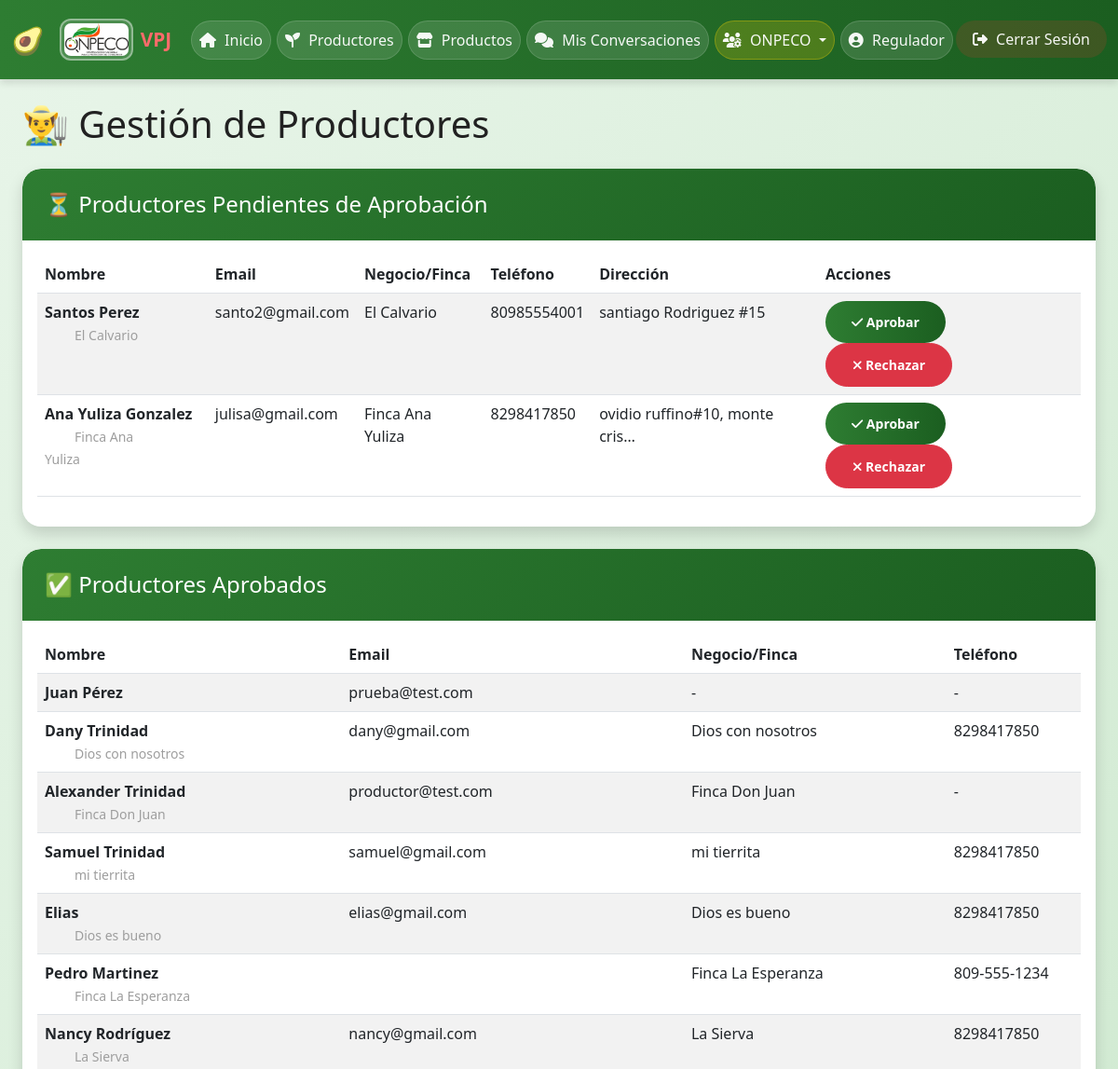
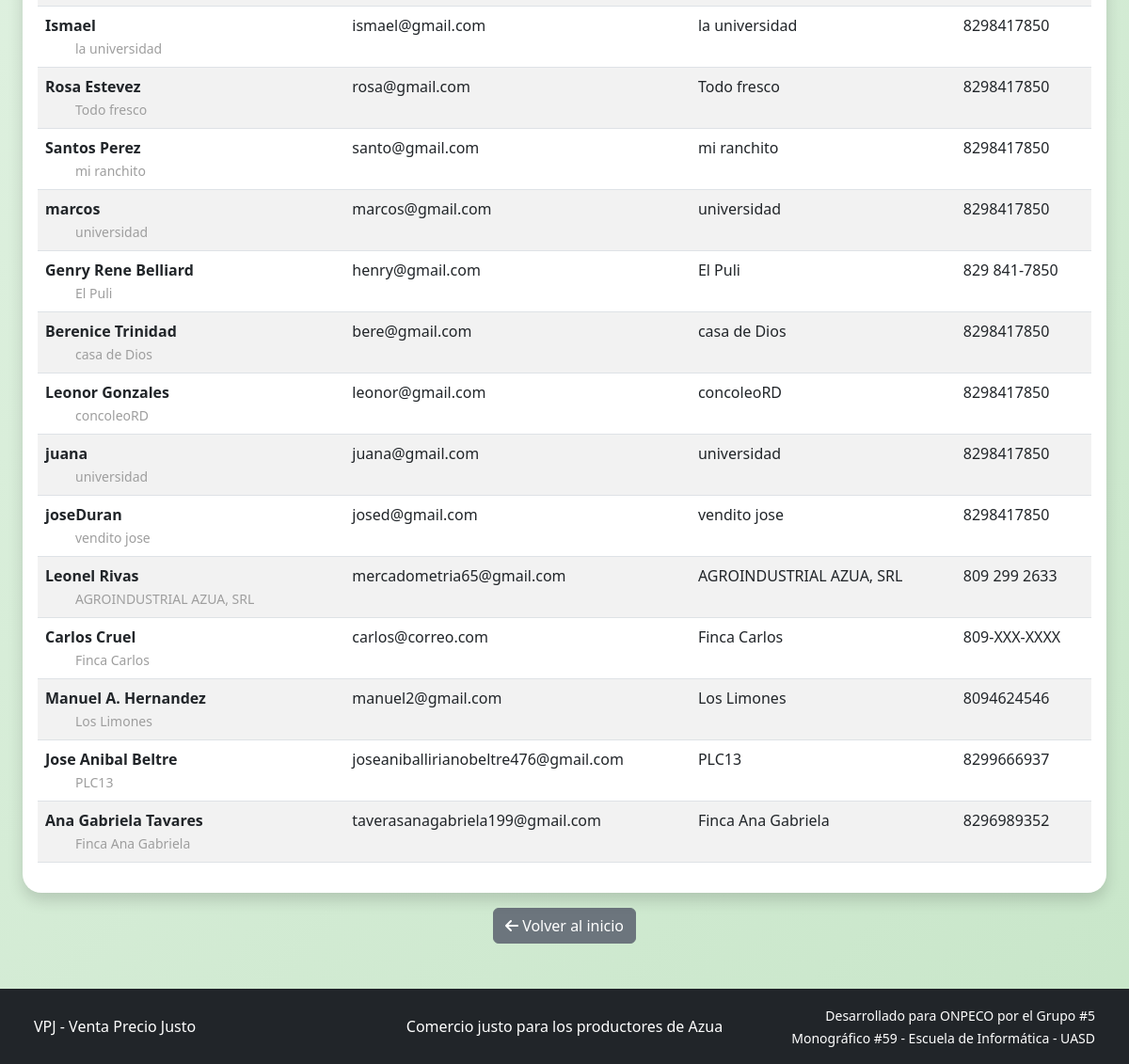
The app's page /users/aprobar-productores/ (signed in) with its own data (2 pictures, top to bottom).
### apps/users/models.py (models this page shows, shortened)
class User(AbstractUser):
    ROLES = (
        ('productor', 'Productor'),
        ('consumidor', 'Consumidor'),
        ('suplidor', 'Suplidor'),
        ('regulador', 'Regulador'),
        ('acopio', 'Centro de Acopio'),
    )
    NIVELES_REPUTACION = (
        ('excelente', '🌟 Excelente - Productor ejemplar'),
        ('bueno', '👍 Bueno - Cumple con lo pactado'),
        ('regular', '⚠️ Regular - Presenta quejas ocasionales'),
        ('malo', '👎 Malo - Múltiples quejas justificadas'),
        ('critico', '🚨 Crítico - Riesgo para consumidores'),
    )
    role = models.CharField(
        max_length=20,
        choices=ROLES,
        default='consumidor',
        help_text="Rol del usuario en el sistema VPJ"
    )
    phone = models.CharField(
        max_length=15,
        blank=True,
        null=True,
        help_text="Número de teléfono del usuario"
    )
    address = models.TextField(
        blank=True,
        null=True,
        help_text="Dirección física del usuario o negocio"
    )
    business_name = models.CharField(
        max_length=100,
        blank=True,
        null=True,
        help_text="Nombre del negocio o finca (para productores/suplidores)"
    )
    is_approved = models.BooleanField(
        default=False,
        help_text="Indica si el productor/suplidor ha sido aprobado por ONPECO"
    )
    is_profile_public = models.BooleanField(
        default=True,
        help_text="Si es True, el perfil público es visible para todos. Si es False, solo el productor y ONPECO pueden verlo."
    )
    reputacion_actual = models.CharField(
        max_length=20,
        choices=NIVELES_REPUTACION,
        default='bueno',
        blank=True,
        null=True,
        help_text="Nivel de reputación asignado por ONPECO"
    )
    must_change_password = models.BooleanField(
        default=False,
        help_text="Indica si el usuario debe cambiar su contraseña al iniciar sesión (contraseña temporal)"
    )
    def get_full_name(self):
        if self.first_name and self.last_name:
            return f"{self.first_name} {self.last_name}"
        elif self.first_name:
            return self.first_name
        elif self.last_name:
            return self.last_name
        return self.username  # Si no tiene nombre, muestra la cédula

### apps/users/views.py (the view)
# urls.py: path('aprobar-productores/', views.lista_productores_pendientes, name='lista_productores_pendientes'),
@staff_member_required
def lista_productores_pendientes(request):
    productores_pendientes = User.objects.filter(role='productor', is_approved=False)
    productores_aprobados = User.objects.filter(role='productor', is_approved=True)
    context = {
        'pendientes': productores_pendientes,
        'aprobados': productores_aprobados,
    }
    return render(request, 'users/aprobar_productores.html', context)

### apps/chat/context_processors.py (called while the page is built)
def chat_notifications(request):
    if request.user.is_authenticated:
        unread_count = ChatMessage.get_unread_count_for_user(request.user)
        return {
            'chat_unread_count': unread_count,
        }
    return {
        'chat_unread_count': 0,
    }

### apps/chat/models.py (called while the page is built)
    @classmethod
    def get_unread_count_for_user(cls, user):
        return cls.objects.filter(
            room__productor=user,
            is_read=False
        ).exclude(sender=user).count() + cls.objects.filter(
            room__consumidor=user,
            is_read=False
        ).exclude(sender=user).count()

### templates/users/aprobar_productores.html (shortened to what this page needs)
{% extends 'base/base.html' %}
{% block content %}
<div class="container">
    <h1 class="mb-4">👨‍🌾 Gestión de Productores</h1>
    <div class="card shadow mb-4">
        <div class="card-header bg-warning">
            <h4 class="mb-0">⏳ Productores Pendientes de Aprobación</h4>
        </div>
        <div class="card-body">
            {% if pendientes %}
            <div class="table-responsive">
                <table class="table table-striped">
                    <thead>
                        <tr>
                            <th>Nombre</th>
                            <th>Email</th>
                            <th>Negocio/Finca</th>
                            <th>Teléfono</th>
                            <th>Dirección</th>
                            <th>Acciones</th>
                        </tr>
                    </thead>
                    <tbody>
                        {% for productor in pendientes %}
                        <tr>
                            <td>
                                <strong>{{ productor.get_full_name }}</strong>
                                {% if productor.business_name %}
                                    <br><small class="text-muted">{{ productor.business_name }}</small>
                                {% endif %}
                            </td>
                            <td>{{ productor.email }}</td>
                            <td>{{ productor.business_name|default:"-" }}</td>
                            <td>{{ productor.phone|default:"-" }}</td>
                            <td>{{ productor.address|truncatechars:30|default:"-" }}</td>
                            <td>
                                <a href="{% url 'users:aprobar_productor' productor.id %}" class="btn btn-success btn-sm" onclick="return confirm('¿Aprobar a {{ productor.get_full_name }}?')">
                                    <i class="fas fa-check"></i> Aprobar
                                </a>
                                <a href="{% url 'users:rechazar_productor' productor.id %}" class="btn btn-danger btn-sm" onclick="return confirm('¿Rechazar a {{ productor.get_full_name }}?')">
                                    <i class="fas fa-times"></i> Rechazar
                                </a>
                            </td>
                        </tr>
                        {% endfor %}
                    </tbody>
                </table>
            </div>
            {% else %}
            <div class="alert alert-success text-center">
                <i class="fas fa-check-circle"></i> No hay productores pendientes de aprobación.
            </div>
            {% endif %}
        </div>
    </div>
    <div class="card shadow">
        <div class="card-header bg-success text-white">
            <h4 class="mb-0">✅ Productores Aprobados</h4>
        </div>
        <div class="card-body">
            {% if aprobados %}
            <div class="table-responsive">
                <table class="table table-striped">
                    <thead>
                        <tr>
                            <th>Nombre</th>
                            <th>Email</th>
                            <th>Negocio/Finca</th>
                            <th>Teléfono</th>
                        </tr>
                    </thead>
                    <tbody>
                        {% for productor in aprobados %}
                        <tr>
                            <td>
                                <strong>{{ productor.get_full_name }}</strong>
                                {% if productor.business_name %}
                                    <br><small class="text-muted">{{ productor.business_name }}</small>
                                {% endif %}
                            </td>
                            <td>{{ productor.email }}</td>
                            <td>{{ productor.business_name|default:"-" }}</td>
                            <td>{{ productor.phone|default:"-" }}</td>
                        </tr>
                        {% endfor %}
                    </tbody>
                </table>
            </div>
            {% else %}
            <div class="alert alert-info text-center">
                No hay productores aprobados aún.
            </div>
            {% endif %}
        </div>
    </div>
    <div class="mt-3 text-center">
        <a href="{% url 'inicio' %}" class="btn btn-secondary">
            <i class="fas fa-arrow-left"></i> Volver al inicio
        </a>
    </div>
</div>
{% endblock %}

### templates/base/base.html (shortened to what this page needs)
<!DOCTYPE html>
<html lang="es">
<head>
    {% load static %}
    <link href="https://cdn.jsdelivr.net/npm/bootstrap@5.3.0/dist/css/bootstrap.min.css" rel="stylesheet">
    <link rel="stylesheet" href="https://cdnjs.cloudflare.com/ajax/libs/font-awesome/6.4.0/css/all.min.css">
    <link rel="stylesheet" href="{% static 'css/style.css' %}">
</head>
<body>
    <nav class="navbar navbar-expand-lg navbar-dark bg-success">
        <div class="container">
            <a class="navbar-brand" href="{% url 'inicio' %}">
                <a href="https://onpeco.org/" target="_blank" title="Visitar sitio oficial de ONPECO" style="text-decoration: none; display: flex; align-items: center;">
                    <img src="/media/logo_onpeco.png" alt="ONPECO" height="45" class="d-inline-block align-top me-2" style="border-radius: 12px; border: 2px solid rgba(255,255,255,0.4); padding: 3px; background: rgba(255,255,255,0.15); object-fit: cover;">
                </a>
                <span style="font-size: 1.3rem; font-weight: 700; white-space: nowrap; color: #FF6B6B; cursor: pointer;"
                      data-bs-toggle="modal"
                      data-bs-target="#modalVPJ"
                      title="Haz clic para conocer más sobre VPJ">
                    VPJ
                </span>
            </a>
            <div class="collapse navbar-collapse" id="navbarNav">
                <ul class="navbar-nav ms-auto">
                    <li class="nav-item">
                        <a class="nav-link" href="{% url 'inicio' %}">
                            <i class="fas fa-home"></i> Inicio
                        </a>
                    </li>
                    <li class="nav-item">
                        <a class="nav-link" href="{% url 'users:lista_productores_publicos' %}">
                            <i class="fas fa-seedling"></i> Productores
                        </a>
                    </li>
                    {% if user.is_authenticated %}
                        <li class="nav-item">
                            <a class="nav-link" href="{% url 'marketplace:lista_productos' %}">
                                <i class="fas fa-store"></i> Productos
                            </a>
                        </li>
                        <li class="nav-item">
                            <a class="nav-link" href="{% url 'chat:mis_chats' %}">
                                <i class="fas fa-comments"></i> Mis Conversaciones
                            </a>
                        </li>
                        {% if user.is_staff or user.is_superuser or user.role == 'regulador' or user.username == 'centro_acopio' %}
                        <li class="nav-item dropdown">
                            <a class="nav-link dropdown-toggle" href="#" role="button" data-bs-toggle="dropdown">
                                <i class="fas fa-users-cog"></i> {% if user.username == 'centro_acopio' %}🏪 Acopio{% else %}ONPECO{% endif %}
                            </a>
                        </li>
                        {% endif %}
                        <li class="nav-item">
                            <a class="nav-link" href="{% url 'users:perfil' %}">
                                <i class="fas fa-user-circle"></i>
                                {% if user.role == 'regulador' %}
                                    Regulador
                                {% else %}
                                    {{ user.get_display_name }}
                                {% endif %}
                            </a>
                        </li>
                        <li class="nav-item">
                            <form action="{% url 'logout' %}" method="post" style="display: inline;">
                                <button type="submit" class="btn btn-link nav-link" style="border: none; background: none; color: white; text-decoration: none; border-radius: 25px; padding: 8px 18px; margin: 0; cursor: pointer; width: auto;">
                                    <i class="fas fa-sign-out-alt"></i> Cerrar Sesión
                                </button>
                            </form>
                        </li>
                    {% endif %}
                </ul>
            </div>
        </div>
    </nav>
    <main class="container my-4">
        {% block content %}
        {% endblock %}
    </main>
    <footer class="bg-dark text-white text-center py-3 mt-5">
        <div class="container">
            <div class="row align-items-center">
                <div class="col-md-4 text-center text-md-start">
                    <span>VPJ - Venta Precio Justo</span>
                </div>
                <div class="col-md-4 text-center">
                    <p class="mb-0">Comercio justo para los productores de Azua</p>
                </div>
                <div class="col-md-4 text-center text-md-end">
                    <small>Desarrollado para ONPECO por el Grupo #5<br>Monográfico #59 - Escuela de Informática - UASD</small>
                </div>
            </div>
        </div>
    </footer>
</body>
</html>

### static/css/style.css (style rules this page uses)
:root { --color-primary: #2e7d32; --color-primary-dark: #1b5e20; --color-primary-light: #4caf50; --color-secondary: #ff9800; --color-success: #4caf50; --color-danger: #f44336; --color-warning: #ffc107; --color-info: #2196f3; --color-white: #ffffff; --color-gray-100: #f5f5f5; --color-gray-200: #eeeeee; --color-gray-300: #e0e0e0; --color-gray-400: #bdbdbd; --color-gray-500: #9e9e9e; --color-gray-600: #757575; --color-gray-700: #616161; --color-gray-800: #424242; --color-gray-900: #212121; --shadow-sm: 0 2px 4px rgba(0,0,0,0.1); --shadow-md: 0 4px 8px rgba(0,0,0,0.12); --shadow-lg: 0 8px 16px rgba(0,0,0,0.15); --border-radius: 12px; --border-radius-sm: 8px; }
* { margin: 0; padding: 0; box-sizing: border-box; }
body { font-family: 'Segoe UI', Tahoma, Geneva, Verdana, sans-serif; background: linear-gradient(135deg, #e8f5e9 0%, #c8e6c9 100%); min-height: 100vh; color: var(--color-gray-900); }
.navbar { background: linear-gradient(90deg, var(--color-primary) 0%, var(--color-primary-dark) 100%); box-shadow: var(--shadow-md); padding: 1rem 0; }
.navbar-brand { font-size: 1.5rem; font-weight: bold; display: flex; align-items: center; gap: 10px; }
.navbar-brand::before { content: "🥑"; font-size: 1.8rem; }
.nav-link { color: var(--color-white) !important; transition: all 0.3s ease; }
.container { max-width: 1200px; margin: 0 auto; }
.card { border: none; border-radius: var(--border-radius); box-shadow: var(--shadow-lg); overflow: hidden; background: var(--color-white); }
.card-header { background: linear-gradient(90deg, var(--color-primary) 0%, var(--color-primary-dark) 100%); color: var(--color-white); padding: 1.5rem; border: none; }
.text-muted { color: var(--color-gray-500) !important; text-align: center; padding: 2rem; }
footer { background: var(--color-gray-900); color: var(--color-white); text-align: center; padding: 1.5rem; margin-top: 3rem; }
.btn-success { background: linear-gradient(90deg, var(--color-primary) 0%, var(--color-primary-dark) 100%); border: none; transition: all 0.3s ease; }

### templates/base/base.html (style rules this page uses)
.navbar-nav .nav-link, .navbar-nav .btn-link.nav-link { border-radius: 25px; padding: 8px 18px; margin: 0 3px; transition: all 0.3s ease; background: rgba(255, 255, 255, 0.12); border: 1px solid rgba(255, 255, 255, 0.15); font-weight: 500; color: rgba(255, 255, 255, 0.95) !important; text-decoration: none !important; display: inline-block !important; cursor: pointer; }
.navbar-nav .nav-link i, .navbar-nav .btn-link.nav-link i { margin-right: 5px; }
.navbar-nav .btn-link.nav-link { background: rgba(255, 50, 50, 0.15) !important; border-color: rgba(255, 50, 50, 0.25) !important; }
.nav-item.dropdown .dropdown-toggle { border-radius: 25px !important; background: rgba(255, 215, 0, 0.2) !important; border: 1px solid rgba(255, 215, 0, 0.3) !important; color: rgba(255, 255, 255, 0.95) !important; }
.card .btn { border-radius: 30px; padding: 12px 28px; font-weight: 600; transition: all 0.3s ease; }
.card { border-radius: 20px; border: none; box-shadow: 0 4px 20px rgba(0, 0, 0, 0.06); transition: all 0.3s ease; }
.card-header { border-radius: 20px 20px 0 0 !important; background: linear-gradient(135deg, #2e7d32, #1b5e20) !important; }
.navbar-brand { font-weight: 700; letter-spacing: 0.5px; font-size: 1.3rem; display: flex; align-items: center; }

### records on screen
User: get_full_name "Santos Perez", business_name "El Calvario", email "santo2@gmail.com", phone "80985554001", address "santiago Rodriguez #15"
User: get_full_name "Ana Yuliza Gonzalez", business_name "Finca Ana Yuliza", email "julisa@gmail.com", phone "8298417850", address "ovidio ruffino#10, monte cris…"
User: get_full_name "Juan Pérez", email "prueba@test.com", business_name "-", phone "-"
User: get_full_name "Dany Trinidad", business_name "Dios con nosotros", email "dany@gmail.com", phone "8298417850"
User: get_full_name "Alexander Trinidad", business_name "Finca Don Juan", email "productor@test.com", phone "-"
User: get_full_name "Samuel Trinidad", business_name "mi tierrita", email "samuel@gmail.com", phone "8298417850"
User: get_full_name "Elias", business_name "Dios es bueno", email "elias@gmail.com", phone "8298417850"
User: get_full_name "Pedro Martinez", business_name "Finca La Esperanza", phone "809-555-1234"
User: get_full_name "Nancy Rodríguez", business_name "La Sierva", email "nancy@gmail.com", phone "8298417850"
User: get_full_name "Ismael", business_name "la universidad", email "ismael@gmail.com", phone "8298417850"
User: get_full_name "Rosa Estevez", business_name "Todo fresco", email "rosa@gmail.com", phone "8298417850"
User: get_full_name "Santos Perez", business_name "mi ranchito", email "santo@gmail.com", phone "8298417850"
User: get_full_name "marcos", business_name "universidad", email "marcos@gmail.com", phone "8298417850"
User: get_full_name "Genry Rene Belliard", business_name "El Puli", email "henry@gmail.com", phone "829 841-7850"
User: get_full_name "Berenice Trinidad", business_name "casa de Dios", email "bere@gmail.com", phone "8298417850"
User: get_full_name "Leonor Gonzales", business_name "concoleoRD", email "leonor@gmail.com", phone "8298417850"
User: get_full_name "juana", business_name "universidad", email "juana@gmail.com", phone "8298417850"
User: get_full_name "joseDuran", business_name "vendito jose", email "josed@gmail.com", phone "8298417850"
User: get_full_name "Leonel Rivas", business_name "AGROINDUSTRIAL AZUA, SRL", email "mercadometria65@gmail.com", phone "809 299 2633"
User: get_full_name "Carlos Cruel", business_name "Finca Carlos", email "carlos@correo.com", phone "809-XXX-XXXX"
User: get_full_name "Manuel A. Hernandez", business_name "Los Limones", email "manuel2@gmail.com", phone "8094624546"
User: get_full_name "Jose Anibal Beltre", business_name "PLC13", email "joseaniballirianobeltre476@gmail.com", phone "8299666937"
User: get_full_name "Ana Gabriela Tavares", business_name "Finca Ana Gabriela", email "taverasanagabriela199@gmail.com", phone "8296989352"
